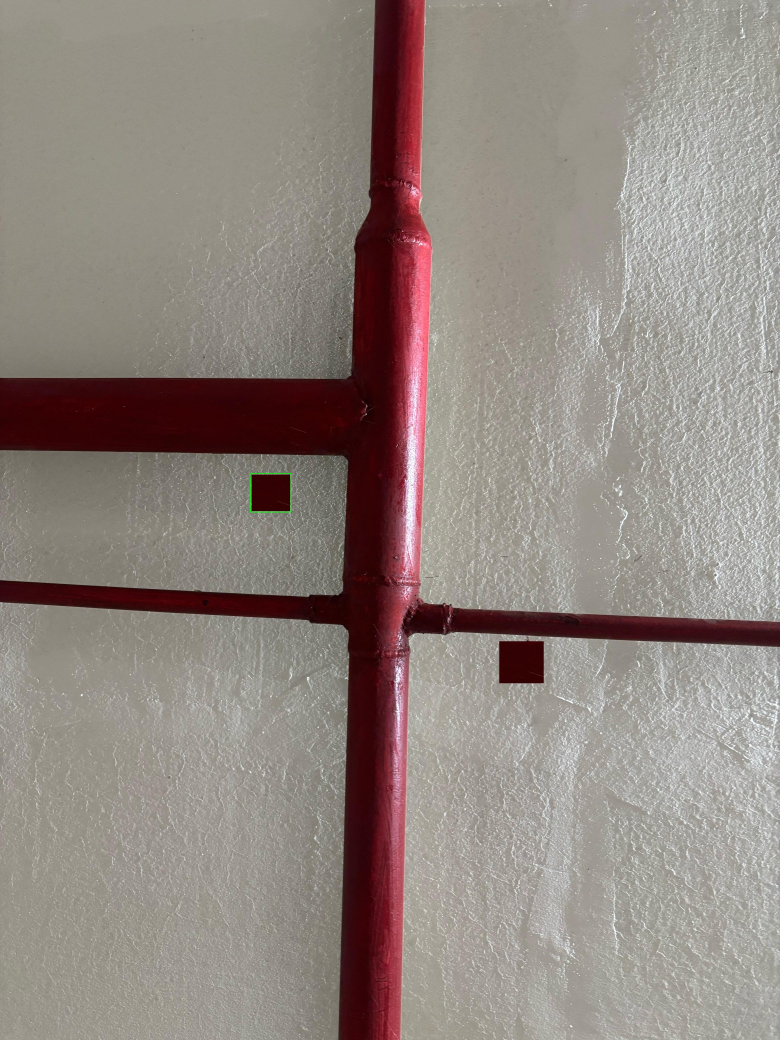
#> input picture static/test_marker.jpg, 3120 x 4160 px (shown at 1/4 size)
$ python pipe_measure.py static/test_marker.jpg
#> lines starting #> are read from the running program, lines starting #| are printed output that depends on the picture; after the words box and inside, x2 and y2 are one past the last pixel; in counts of white or black regions, pixels touching at a corner belong together
### image_processor.py
import cv2
import numpy as np
from typing import Dict, List, Tuple

class PipeImageProcessor:
    def __init__(self, marker_length: float = 0.05):  # 50mm = 0.05m
        self.marker_length = marker_length
        # HSV range for red color (considering both ranges around hue=0 and hue=180)
        self.red_ranges = [
            ((0, 30, 30), (15, 255, 255)),  # Broader lower red range
            ((160, 30, 30), (180, 255, 255))  # Broader upper red range
        ]
        # Rectangular width categories in millimeters
        self.width_categories = {
            'small': (200, 400),
            'medium': (401, 700),
            'large': (701, 1500)
        }

    def process_image(self, image: np.ndarray) -> Dict:
        """
        Process the image to detect and measure red pipes
        """
        # Convert to HSV for better color detection
        hsv = cv2.cvtColor(image, cv2.COLOR_BGR2HSV)

        # Create mask for red objects
        mask = self._create_red_mask(hsv)

        # Find contours with hierarchy
        contours, hierarchy = cv2.findContours(
            mask,
            cv2.RETR_TREE,  # Changed to TREE to get hierarchy information
            cv2.CHAIN_APPROX_SIMPLE
        )

        if not contours:
            raise ValueError("No red objects detected in the image")

        # Filter contours by area and shape
        filtered_contours = []
        for i, contour in enumerate(contours):
            # Skip small noise contours
            if cv2.contourArea(contour) < 100:
                continue

            # Get convex hull for better shape analysis
            hull = cv2.convexHull(contour)
            hull_area = cv2.contourArea(hull)
            contour_area = cv2.contourArea(contour)

            # Calculate solidity (area ratio)
            solidity = float(contour_area)/hull_area if hull_area > 0 else 0

            # Approximate contour shape using Douglas-Peucker algorithm
            epsilon = 0.02 * cv2.arcLength(contour, True)
            approx = cv2.approxPolyDP(contour, epsilon, True)

            # Filter based on shape complexity and solidity
            if len(approx) > 4 and len(approx) < 15 and solidity > 0.7:  # Complex enough to be a pipe
                filtered_contours.append(contour)

        if not filtered_contours:
            raise ValueError("No valid pipe contours detected")

        # Find marker
        marker_contour = self._find_marker(filtered_contours)
        if marker_contour is None:
            raise ValueError("No reference marker found in the image")

        # Calculate pixels per millimeter using marker
        pixels_per_mm = self._calculate_scale(marker_contour) / (self.marker_length * 1000)

        # Process pipe contours
        pipe_measurements = []
        for contour in filtered_contours:
            if np.array_equal(contour, marker_contour):
                continue

            width, length = self._measure_pipe(contour, pixels_per_mm)
            category = self._categorize_width(width)

            # Calculate additional shape metrics
            hull = cv2.convexHull(contour)
            hull_perimeter = cv2.arcLength(hull, True)
            contour_perimeter = cv2.arcLength(contour, True)
            shape_complexity = contour_perimeter / hull_perimeter

            pipe_measurements.append({
                'contour': contour,
                'width_mm': width,
                'length_m': length,
                'category': category,
                'shape_complexity': round(shape_complexity, 3)
            })

        # Sort measurements by width category
        pipe_measurements.sort(key=lambda x: x['width_mm'])

        return {
            'marker_contour': marker_contour,
            'pipe_measurements': pipe_measurements,
            'pixels_per_mm': pixels_per_mm
        }

    def _create_red_mask(self, hsv_image: np.ndarray) -> np.ndarray:
        """Create a binary mask for red objects with improved thresholding"""
        self.mask = np.zeros(hsv_image.shape[:2], dtype=np.uint8)
        for (lower, upper) in self.red_ranges:
            range_mask = cv2.inRange(hsv_image, np.array(lower), np.array(upper))
            self.mask = cv2.bitwise_or(self.mask, range_mask)

        # Enhanced morphological operations
        kernel = np.ones((5,5), np.uint8)
        self.mask = cv2.morphologyEx(self.mask, cv2.MORPH_OPEN, kernel)
        self.mask = cv2.morphologyEx(self.mask, cv2.MORPH_CLOSE, kernel)

        # Additional noise removal
        self.mask = cv2.medianBlur(self.mask, 5)
        return self.mask

    def _find_marker(self, contours: List[np.ndarray]) -> np.ndarray:
        """Find the reference marker by looking for green boundaries"""
        # Convert image to HSV for green detection
        image = cv2.cvtColor(cv2.imread('static/test_marker.jpg'), cv2.COLOR_BGR2HSV)

        # Define green color range in HSV
        lower_green = np.array([40, 40, 40])
        upper_green = np.array([80, 255, 255])

        # Create mask for green color
        green_mask = cv2.inRange(image, lower_green, upper_green)

        # Find contours in green mask
        green_contours, _ = cv2.findContours(green_mask, cv2.RETR_EXTERNAL, cv2.CHAIN_APPROX_SIMPLE)

        # Find the largest green contour
        if green_contours:
            largest_green = max(green_contours, key=cv2.contourArea)
            area = cv2.contourArea(largest_green)

            if area < 1000:  # Keep the minimum area threshold
                return None

            return largest_green
        return None


    def _calculate_scale(self, marker_contour: np.ndarray) -> float:
        """Calculate pixels per marker length using improved method"""
        # Use multiple methods for robust measurement
        rect = cv2.minAreaRect(marker_contour)
        rect_size = (rect[1][0] + rect[1][1]) / 2  # Average of width and height

        perimeter = cv2.arcLength(marker_contour, True)
        perimeter_size = perimeter / 4  # For square marker

        # Return average of both measurements
        return (rect_size + perimeter_size) / 2

    def _measure_pipe(self, contour: np.ndarray, pixels_per_mm: float) -> Tuple[float, float]:
        """Measure the rectangular width of a pipe"""
        rect = cv2.minAreaRect(contour)
        width = min(rect[1][0], rect[1][1])  # Get rectangular width
        width_mm = width / pixels_per_mm

        # Return width twice to maintain function signature, but only width is used
        return round(width_mm, 1), 0

    def _categorize_width(self, width_mm: float) -> str:
        """Categorize pipe based on its width"""
        for category, (min_width, max_width) in self.width_categories.items():
            if min_width <= width_mm <= max_width:
                return category
        return 'unknown'

### utils.py
import cv2
import numpy as np
from typing import Dict
import os

def display_results(image: np.ndarray, results: Dict) -> str:
    """Process the image with measurements and save results"""
    # Create a copy of the image for drawing
    output = image.copy()

    # Draw marker contour with label
    marker_contour = results['marker_contour']
    cv2.drawContours(output, [marker_contour], -1, (0, 255, 0), 2)
    # Add marker label
    x, y, w, h = cv2.boundingRect(marker_contour)
    cv2.putText(output, "Reference Marker", (x, y-10),
                cv2.FONT_HERSHEY_SIMPLEX, 0.5, (0, 255, 0), 2)

    # Colors for different categories
    category_colors = {
        'small': (0, 255, 255),    # Yellow
        'medium': (0, 165, 255),   # Orange
        'large': (0, 0, 255),      # Red
        'unknown': (128, 128, 128) # Gray
    }

    # Draw pipe measurements
    for i, pipe in enumerate(results['pipe_measurements']):
        contour = pipe['contour']
        length = pipe['length_m']
        width = pipe['width_mm']
        category = pipe['category']

        # Draw the contour with category color
        color = category_colors.get(category, (255, 255, 255))
        cv2.drawContours(output, [contour], -1, color, 2)

        # Calculate centroid for text placement
        M = cv2.moments(contour)
        if M['m00'] != 0:
            cx = int(M['m10'] / M['m00'])
            cy = int(M['m01'] / M['m00'])

            # Draw width line (blue)
            rect = cv2.minAreaRect(contour)
            box = cv2.boxPoints(rect)
            box = np.int32(box)
            width_p1 = tuple(box[0])
            width_p2 = tuple(box[1])
            cv2.line(output, width_p1, width_p2, (255, 0, 0), 3)  # Blue line

            # Draw length line (pink)
            length_p1 = tuple(box[1])
            length_p2 = tuple(box[2])
            cv2.line(output, length_p1, length_p2, (255, 0, 255), 3)  # Pink line

            # Draw arrows
            # White arrow for width
            arrow_start = ((width_p1[0] + width_p2[0])//2, (width_p1[1] + width_p2[1])//2)
            cv2.arrowedLine(output, arrow_start,
                          (arrow_start[0], arrow_start[1] - 50),
                          (255, 255, 255), 2, tipLength=0.5)  # White arrow

            # Yellow arrow for length
            arrow_start = ((length_p1[0] + length_p2[0])//2, (length_p1[1] + length_p2[1])//2)
            cv2.arrowedLine(output, arrow_start,
                          (arrow_start[0] + 50, arrow_start[1]),
                          (0, 255, 255), 2, tipLength=0.5)  # Yellow arrow

            # Position measurements in columns
            if i % 2 == 0:  # Left column
                text_x = 50
            else:  # Right column
                text_x = output.shape[1] - 400

            text_y = 100 + (i // 2) * 100  # New row every two measurements
            text = f"{length}m ({width}mm)"
            cv2.putText(output, text, (text_x, text_y),
                       cv2.FONT_HERSHEY_SIMPLEX, 5.0, (0, 255, 0), 4)  # Bright green

    # Add legend
    legend_y = max(text_y + 100, 100)
    cv2.putText(output, "Pipe Categories:", (30, legend_y),
                cv2.FONT_HERSHEY_SIMPLEX, 6.0, (255, 255, 255), 4)
    for i, (category, color) in enumerate(category_colors.items(), 1):
        cv2.putText(output, f"- {category.title()}", (60, legend_y + i*100),
                   cv2.FONT_HERSHEY_SIMPLEX, 5.0, color, 4)

    # Print results grouped by category
    print("\nPipe Measurements by Category:")
    categories = sorted(set(pipe['category'] for pipe in results['pipe_measurements']))
    for category in categories:
        print(f"\n{category.upper()} PIPES:")
        category_pipes = [p for p in results['pipe_measurements'] if p['category'] == category]
        for i, pipe in enumerate(category_pipes, 1):
            print(f"Pipe {i}: Width = {pipe['width_mm']}mm, Length = {pipe['length_m']}m")

    # Save the image
    if not os.path.exists('static'):
        os.makedirs('static')
    output_path = 'static/processed_image.jpg'
    cv2.imwrite(output_path, output)

    return output_path

### pipe_measure.py
#!/usr/bin/env python3
import argparse
import cv2
import sys
import os
from image_processor import PipeImageProcessor
from utils import display_results

def main():
    parser = argparse.ArgumentParser(description='Measure red pipes in construction site images')
    parser.add_argument('image_path', help='Path to the input image')
    parser.add_argument('--marker-length', type=float, default=1.0,
                        help='Known length of the marker in meters (default: 1.0)')
    args = parser.parse_args()

    try:
        # Validate image path
        if not os.path.exists(args.image_path):
            raise FileNotFoundError(f"Image file not found: {args.image_path}")

        if not os.path.isfile(args.image_path):
            raise ValueError(f"Path is not a file: {args.image_path}")

        # Read image
        image = cv2.imread(args.image_path)
#> image is the input picture: shape (4160, 3120, 3); mean B, G, R 128.6, 134.7, 145.4
        if image is None:
            raise ValueError(f"Could not read image: {args.image_path}. Make sure it's a valid image file.")

        # Process image
        processor = PipeImageProcessor(marker_length=args.marker_length)
        results = processor.process_image(image)
#> the loop in _create_red_mask, `for (lower, upper) in self.red_ranges:` made 2 passes
#> pass 1, in _create_red_mask, `range_mask = cv2.inRange(hsv_image, np.array(lower), np.array(upper))`:
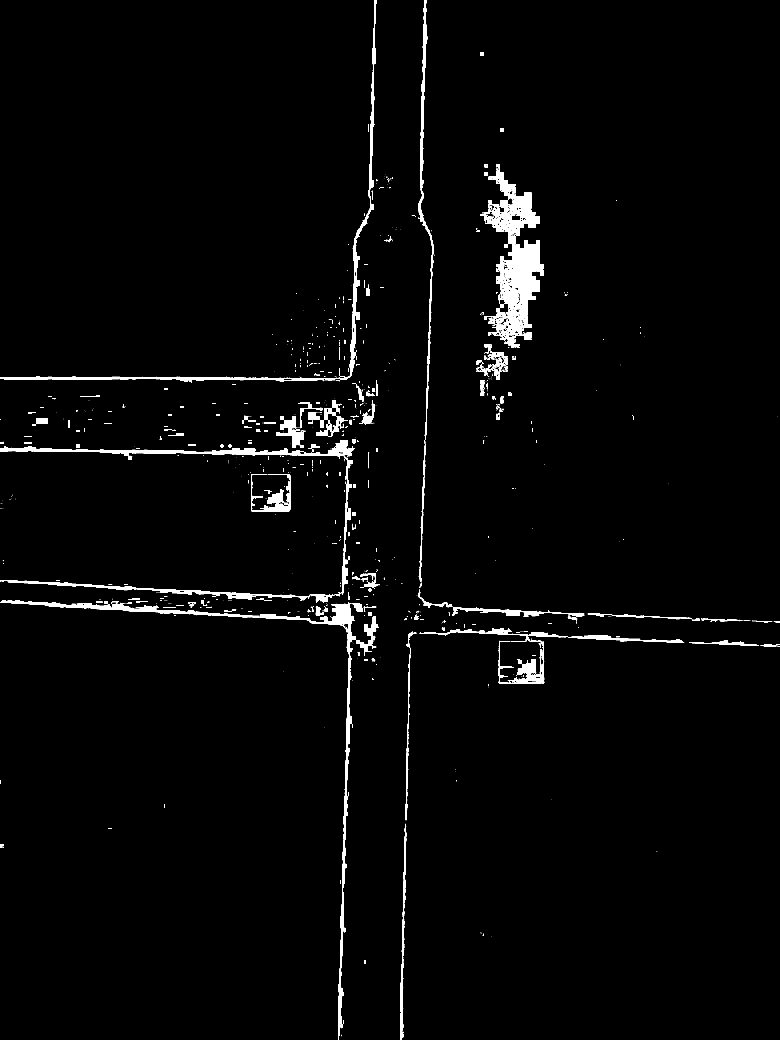
#> range_mask: shape (4160, 3120) (shown at 1/4 size); 2.2% white; 1388 white regions (1070 under 20 px), largest, box (x1, y1, x2, y2) and area: (1936, 677, 2175, 1392) 63015, (0, 2400, 1514, 4160) 43133, (0, 0, 1505, 1528) 26586
#> in _create_red_mask, `self.mask = cv2.morphologyEx(self.mask, cv2.MORPH_OPEN, kernel)`:
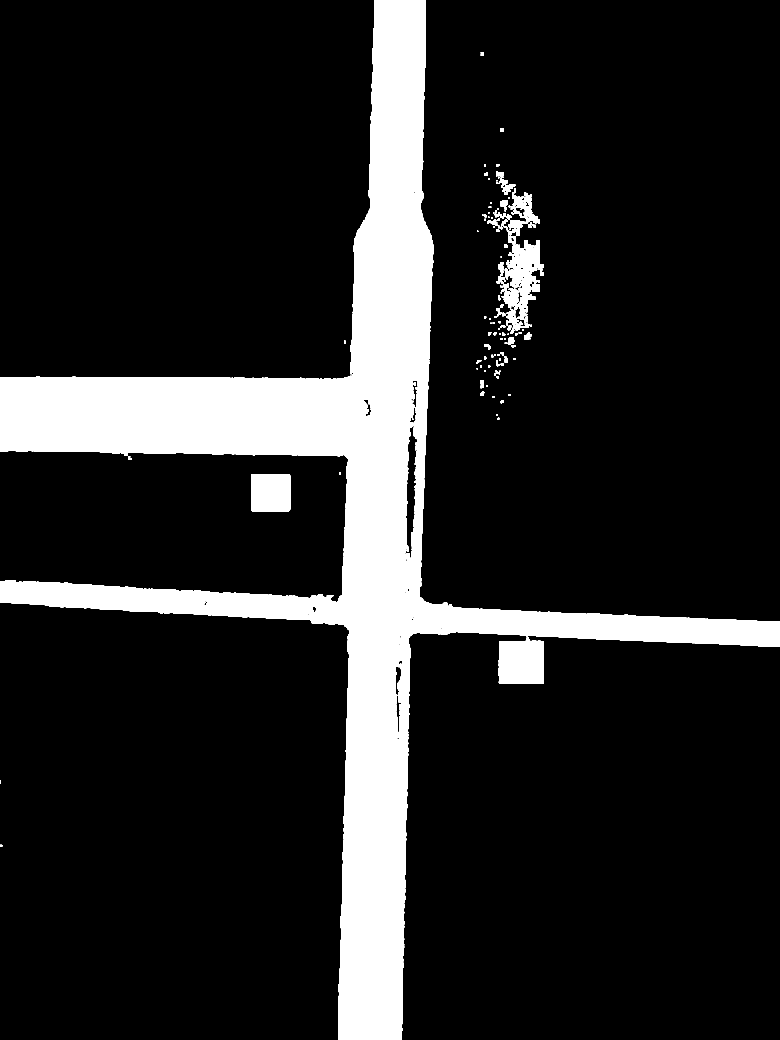
#> self.mask: shape (4160, 3120) (shown at 1/4 size); 14.6% white; 153 white regions, largest, box (x1, y1, x2, y2) and area: (0, 0, 3120, 4160) 1781554, (1994, 2549, 2176, 2735) 30874, (2007, 960, 2175, 1290) 26595
#> in process_image, `contours, hierarchy = cv2.findContours( mask, cv2.RETR_TREE,`: contours = 123 contours, 19 with area under 20; largest, box (x1, y1, x2, y2) and area: (0, 0, 3120, 4160) 1826021, (1987, 754, 2175, 1336) 48130, (1005, 1897, 1161, 2045) 22640, (1622, 1705, 1670, 2230) 14385, (1580, 2664, 1607, 2929) 3300
#> the loop in process_image, `for i, contour in enumerate(contours):` made 123 passes
#> (hull_area, contour_area, solidity, epsilon) on passes 5, 11, 13, 16: (138, 128.5, 0.931, 0.928), (193.5, 184, 0.951, 1.09), (411, 337.5, 0.821, 1.79), (208, 148.5, 0.714, 1.26)
#> after the loop in process_image, `for i, contour in enumerate(contours):`: filtered_contours = 30 contours; largest, box (x1, y1, x2, y2) and area: (2001, 800, 2032, 846) 800, (2060, 823, 2103, 866) 758, (2097, 1329, 2127, 1359) 534, (2065, 1168, 2089, 1219) 502, (1920, 1520, 1936, 1553) 338
#> in _find_marker, `green_contours, _ = cv2.findContours(green_mask, cv2.RETR_EXTERNAL, cv..`: green_contours = 2 contours, 1 with area under 20; largest, box (x1, y1, x2, y2) and area: (997, 1891, 1167, 2051) 26568
#> in _find_marker, `largest_green = max(green_contours, key=cv2.contourArea)`: largest_green = contour of 17 points, box (x1, y1, x2, y2) (997, 1891, 1167, 2051), area 26568
#> in _find_marker, `area = cv2.contourArea(largest_green)`: area = 26568
#> in process_image, `marker_contour = self._find_marker(filtered_contours)`: marker_contour has the same summary as largest_green in _find_marker
#> in _calculate_scale, `rect = cv2.minAreaRect(marker_contour)`: rect = ((1081.5, 1970.5), (159, 169), -90)
#> in _calculate_scale, `rect_size = (rect[1][0] + rect[1][1]) / 2`: rect_size = 164
#> in _calculate_scale, `perimeter = cv2.arcLength(marker_contour, True)`: perimeter = 650.1
#> in _calculate_scale, `perimeter_size = perimeter / 4`: perimeter_size = 162.5
#> in process_image, `pixels_per_mm = self._calculate_scale(marker_contour) / (self.marker_l..`: pixels_per_mm = 0.163
#> the loop in process_image, `for contour in filtered_contours:` made 30 passes
#> (rect in _measure_pipe, width, width_mm in _measure_pipe, hull_perimeter, contour_perimeter, shape_complexity) on passes 1 to 3: (((519, 1831.5), (13, 14), -90), 79.6, 79.62, 45.31, 46.38, 1.02), (((1928.8, 1575.3), (19.09, 12.73), -45), 78, 77.96, 52.13, 54.28, 1.04), (((1927.5, 1536), (32, 15), -90), 91.9, 91.87, 83.01, 89.36, 1.08)
#> after the loop in process_image, `for contour in filtered_contours:`: pipe_measurements = 30 items
#> results = 3 items

        # Display results
        output_path = display_results(image, results)
#> in display_results, `marker_contour = results['marker_contour']`: marker_contour has the same summary as largest_green in _find_marker
#> in display_results, `x, y, w, h = cv2.boundingRect(marker_contour)`: x = 997; y = 1891; w = 170; h = 160
#> the loop in display_results, `for i, pipe in enumerate(results['pipe_measurements']):` made 30 passes
#> (width, cx, cy, rect, box, text_x, text_y) on passes 1 to 2: (54.5, 823, 2412, ((823.2, 2413), (18.44, 8.89), -77.47), [[825, 2423], [816, 2421], [820, 2403], [829, 2405]], 50, 100), (60.6, 2008, 1414, ((2009.5, 1413.5), (9.9, 15.56), -45), [[2011, 1422], [2000, 1411], [2007, 1404], [2018, 1415]], 2720, 100)
#> after the loop in display_results, `for i, pipe in enumerate(results['pipe_measurements']):`:
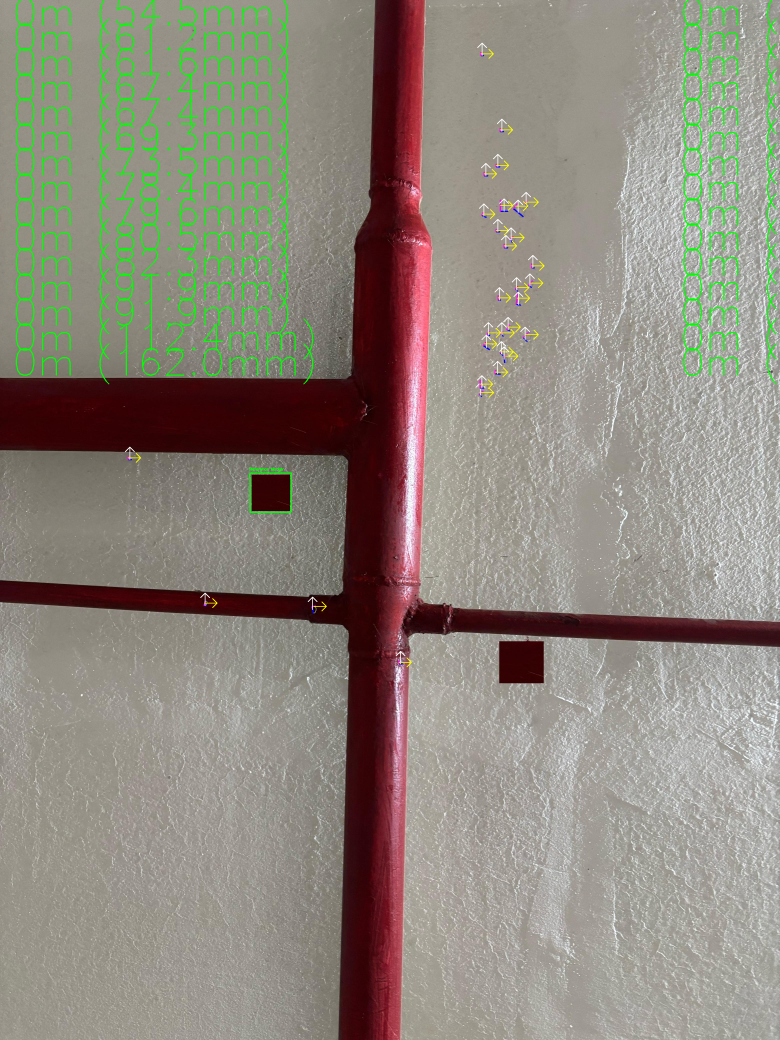
#> output: shape (4160, 3120, 3) (shown at 1/4 size); mean B, G, R 126.1, 136.7, 142.9
#> the loop in display_results, `for category in categories:` made 1 pass
#> (printed output is left out)
        print(f"\nProcessed image saved to: {output_path}")
#| Processed image saved to: static/processed_image.jpg

    except FileNotFoundError as e:
        print(f"Error: {str(e)}", file=sys.stderr)
        sys.exit(1)
    except ValueError as e:
        print(f"Error: {str(e)}", file=sys.stderr)
        sys.exit(1)
    except Exception as e:
        print(f"Unexpected error: {str(e)}", file=sys.stderr)
        sys.exit(1)

if __name__ == "__main__":
    main()
